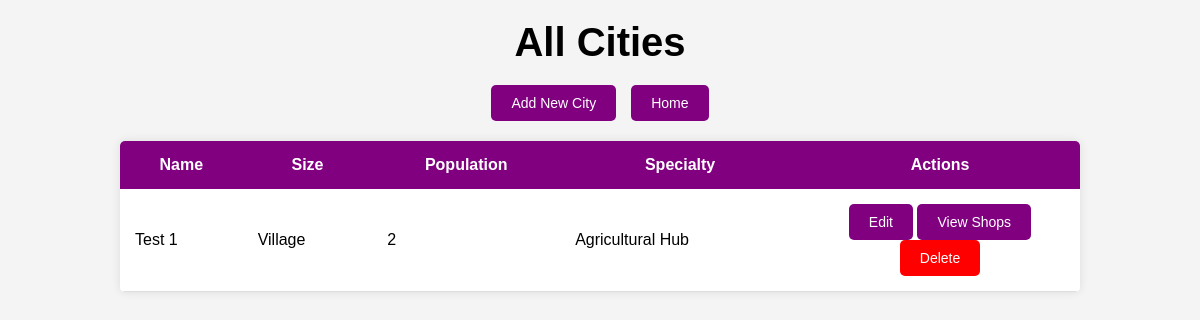
Screenshot of /cities/ with the database file from the repository.
### app/models.py (models this page shows, shortened)
class City(db.Model):
    __tablename__ = "cities"
    city_id = db.Column(db.Integer, primary_key=True)
    name = db.Column(db.String(100), nullable=False, index=True)
    size = db.Column(db.String(50))
    population = db.Column(db.Integer)
    region = db.Column(db.String(100), index=True)
    shops = db.relationship("Shop", secondary=shop_cities, back_populates="cities", cascade="all, delete")

### app/routes/city_routes.py (the view)
@city_bp.route("/")
def home():
    print("[DEBUG] Fetching all cities")
    cities = City.query.all()
    return render_template("view_cities.html", cities=cities)

### app/templates/view_cities.html (shortened to what this page needs)
<!DOCTYPE html>
<html>
<head>
</head>
<body>
    <h1>All Cities</h1>
    <div class="button-container">
        <button class="button" onclick="navigateTo('{{ url_for("city.add_city") }}')">Add New City</button>
        <button class="button" onclick="navigateTo('/')">Home</button>
    </div>
    <table>
        <thead>
            <tr>
                <th>Name</th>
                <th>Size</th>
                <th>Population</th>
                <th>Specialty</th>
                <th>Actions</th>
            </tr>
        </thead>
        <tbody>
            {% for city in cities %}
            <tr>
                <td>{{ city.name }}</td>
                <td>{{ city.size }}</td>
                <td>{{ city.population }}</td>
                <td>{{ city.region }}</td>
                <td class="actions">
                    <button class="button" onclick="navigateTo('{{ url_for('city.edit_city', city_id=city.city_id) }}')">Edit</button>
                    <button class="button" onclick="navigateTo('{{ url_for('shop.view_city_shops', city_id=city.city_id) }}')">View Shops</button>
                    <form method="POST" action="{{ url_for('city.delete_city', city_id=city.city_id) }}" style="display:inline;">
                        <button type="submit" class="button" style="background-color: red;">Delete</button>
                    </form>
                </td>
            </tr>
            {% endfor %}
        </tbody>
    </table>
</body>
</html>

### app/templates/view_cities.html (style rules this page uses)
body { display: flex; flex-direction: column; align-items: center; justify-content: flex-start; height: 100vh; margin: 0; font-family: Arial, sans-serif; background-color: #f4f4f4; }
h1 { font-size: 2.5rem; color: black; margin-top: 20px; margin-bottom: 20px; }
.button-container { display: flex; justify-content: center; gap: 15px; margin-bottom: 20px; }
.button { background-color: purple; color: white; border: none; padding: 10px 20px; border-radius: 5px; font-size: 14px; cursor: pointer; transition: background-color 0.3s, transform 0.3s; }
table { width: 80%; border-collapse: collapse; margin-bottom: 20px; background-color: white; border-radius: 5px; overflow: hidden; box-shadow: 0 0 10px rgba(0, 0, 0, 0.1); }
th { background-color: purple; color: white; padding: 15px; }
td { padding: 15px; text-align: left; border-bottom: 1px solid #ddd; }
td.actions { text-align: center; vertical-align: middle; width: 250px; }
tr:nth-child(odd) { background-color: white; }

### rows the page displays
City: name "Test 1", size "Village", population "2", region "Agricultural Hub"
